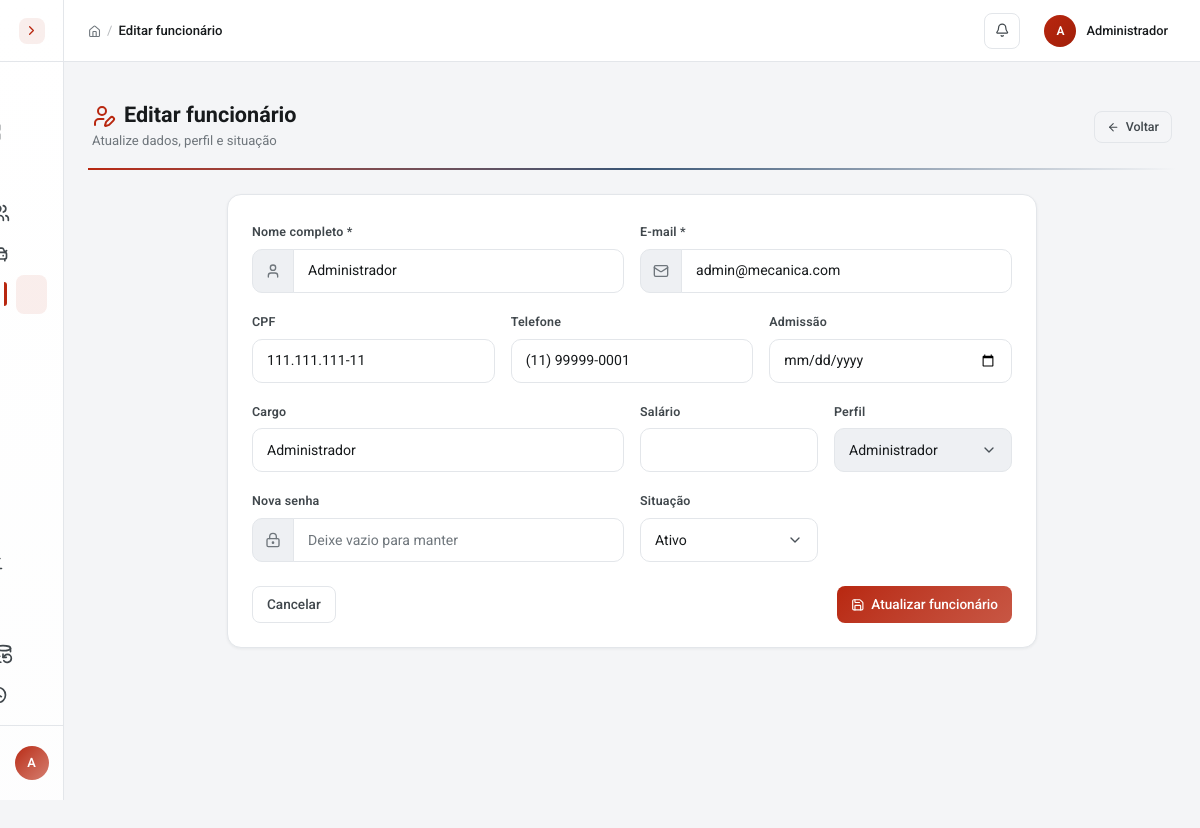
The app's page /pages/funcionarios/editar.php?id=1 (signed in) with its own data.
### tables this page shows
CREATE TABLE usuarios (
  id INT AUTO_INCREMENT PRIMARY KEY,
  nome VARCHAR(100) NOT NULL,
  email VARCHAR(120) NOT NULL UNIQUE,
  senha VARCHAR(255) NOT NULL,
  tipo ENUM('admin','secretaria','mecanico_chefe','mecanico') NOT NULL DEFAULT 'mecanico',
  cpf VARCHAR(14) UNIQUE,
  telefone VARCHAR(20),
  salario DECIMAL(10,2),
  data_admissao DATE,
  cargo VARCHAR(100),
  ativo TINYINT(1) NOT NULL DEFAULT 1,
  data_cadastro TIMESTAMP DEFAULT CURRENT_TIMESTAMP
);

### config/conexao.php (called while the page is built, shortened)
<?php
function esc($dado) {
    return htmlspecialchars((string) $dado, ENT_QUOTES, 'UTF-8');
}
?>

### includes/sessao.php (called while the page is built, shortened)
<?php
function tem_papel($papeis) {
    return isset($_SESSION['usuario_tipo']) && in_array($_SESSION['usuario_tipo'], (array) $papeis, true);
}
?>

### pages/funcionarios/editar.php (the view, shortened to what this page needs)
<?php
require_once __DIR__ . '/../../includes/sessao.php';
require_once __DIR__ . '/../../config/conexao.php';
$id = (int) ($_GET['id'] ?? 0);
$stmt = $conn->prepare('SELECT * FROM usuarios WHERE id = :id');
$stmt->execute([':id' => $id]);
$funcionario = $stmt->fetch();
require_once __DIR__ . '/../../includes/header.php';
?>
<div class="page-header"><div><h1><i data-lucide="user-pen" class="text-primary me-2"></i>Editar funcionário</h1><span class="page-subtitle">Atualize dados, perfil e situação</span></div><a href="listar.php" class="btn btn-outline-secondary btn-icon"><i data-lucide="arrow-left"></i>Voltar</a></div>
<div class="row justify-content-center"><div class="col-lg-9"><div class="card"><div class="card-body p-4"><form method="POST" action="processar.php?acao=editar"><input type="hidden" name="csrf_token" value="<?php echo esc(csrf_token()); ?>"><input type="hidden" name="id" value="<?php echo $id; ?>"><div class="row g-3"><div class="col-md-6"><label class="form-label">Nome completo *</label><div class="input-group"><span class="input-group-text"><i data-lucide="user"></i></span><input class="form-control" name="nome" value="<?php echo esc($funcionario['nome']); ?>" required></div></div><div class="col-md-6"><label class="form-label">E-mail *</label><div class="input-group"><span class="input-group-text"><i data-lucide="mail"></i></span><input class="form-control" type="email" name="email" value="<?php echo esc($funcionario['email']); ?>" required></div></div><div class="col-md-4"><label class="form-label">CPF</label><input class="form-control" name="cpf" maxlength="14" value="<?php echo esc($funcionario['cpf']); ?>"></div><div class="col-md-4"><label class="form-label">Telefone</label><input class="form-control" name="telefone" maxlength="20" value="<?php echo esc($funcionario['telefone']); ?>"></div><div class="col-md-4"><label class="form-label">Admissão</label><input class="form-control" type="date" name="data_admissao" value="<?php echo esc($funcionario['data_admissao']); ?>"></div><div class="col-md-6"><label class="form-label">Cargo</label><input class="form-control" name="cargo" value="<?php echo esc($funcionario['cargo']); ?>"></div><div class="col-md-3"><label class="form-label">Salário</label><input class="form-control" type="number" step="0.01" min="0" name="salario" value="<?php echo esc($funcionario['salario']); ?>"></div><div class="col-md-3"><label class="form-label">Perfil</label><select class="form-select" name="tipo" <?php echo $funcionario['id'] == $_SESSION['usuario_id'] ? 'disabled' : ''; ?>><?php foreach (['admin' => 'Administrador', 'secretaria' => 'Secretaria', 'mecanico_chefe' => 'Mecânico chefe', 'mecanico' => 'Mecânico'] as $tipo => $nome): ?><?php if ($tipo !== 'admin' || tem_papel(['admin'])): ?><option value="<?php echo $tipo; ?>" <?php echo $funcionario['tipo'] === $tipo ? 'selected' : ''; ?>><?php echo $nome; ?></option><?php endif; ?><?php endforeach; ?></select></div><div class="col-md-6"><label class="form-label">Nova senha</label><div class="input-group"><span class="input-group-text"><i data-lucide="lock-keyhole"></i></span><input class="form-control" type="password" name="senha" minlength="8" placeholder="Deixe vazio para manter"></div></div><div class="col-md-3"><label class="form-label">Situação</label><select class="form-select" name="ativo"><option value="1" <?php echo $funcionario['ativo'] ? 'selected' : ''; ?>>Ativo</option><option value="0" <?php echo !$funcionario['ativo'] ? 'selected' : ''; ?>>Inativo</option></select></div></div><div class="d-flex justify-content-between mt-4"><a href="listar.php" class="btn btn-outline-secondary">Cancelar</a><button class="btn btn-primary btn-icon" type="submit"><i data-lucide="save"></i>Atualizar funcionário</button></div></form></div></div></div></div>
<?php require_once __DIR__ . '/../../includes/footer.php'; ?>

### includes/header.php (style rules this page uses)
body { opacity:0;transition:opacity .25s ease }

### records on screen
usuarios: nome "Administrador", email "admin@mecanica.com", cpf "111.111.111-11", telefone "(11) 99999-0001", cargo "Administrador", tipo "Administrador", ativo "Ativo"

### other values on screen
substr($_SESSION['usuario_nome'] ?? 'U', 0, 1) "A"
$titulo_pagina "Editar funcionário"
$_SESSION['usuario_nome'] "Administrador"
